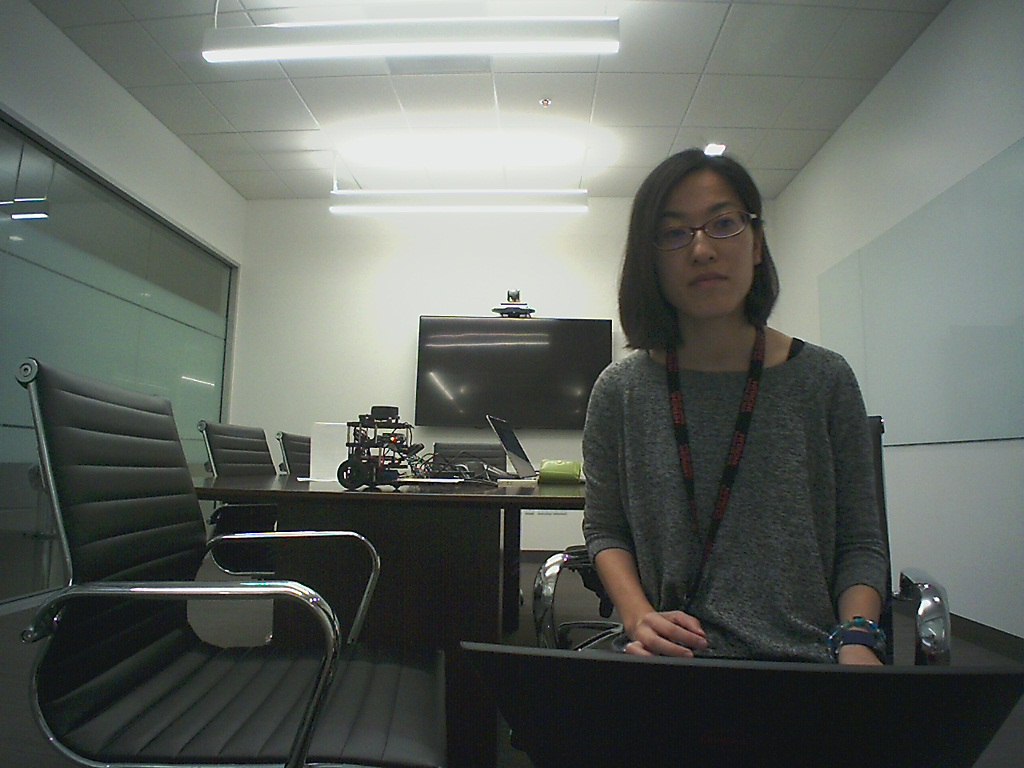
#> input picture Michiko/image.jpg, 1024 x 768 px
$ python masking.py --image Michiko/image.jpg
#> lines starting #> are read from the running program, lines starting #| are printed output that depends on the picture; after the words box and inside, x2 and y2 are one past the last pixel; in counts of white or black regions, pixels touching at a corner belong together
#!/usr/local/opt/python3/bin/python3
from __future__ import print_function
import argparse
import cv2
import numpy as np
import imutilsJG

ap = argparse.ArgumentParser()
ap.add_argument("-i", "--image", required = True, help = "Path to image")
args = vars(ap.parse_args())

image = cv2.imread(args["image"])
#> image is the input picture: shape (768, 1024, 3); mean B, G, R 97.1, 102.8, 97.4
cv2.imshow("Original", image)
cv2.waitKey(0)

mask = np.zeros(image.shape[:2], dtype="uint8")
(cX,cY) = (image.shape[1]//2, image.shape[0]//2)
#> cX = 512; cY = 384
cv2.rectangle(mask,(cX-75,cY-75), (cX+75, cY+75), 255, -1)
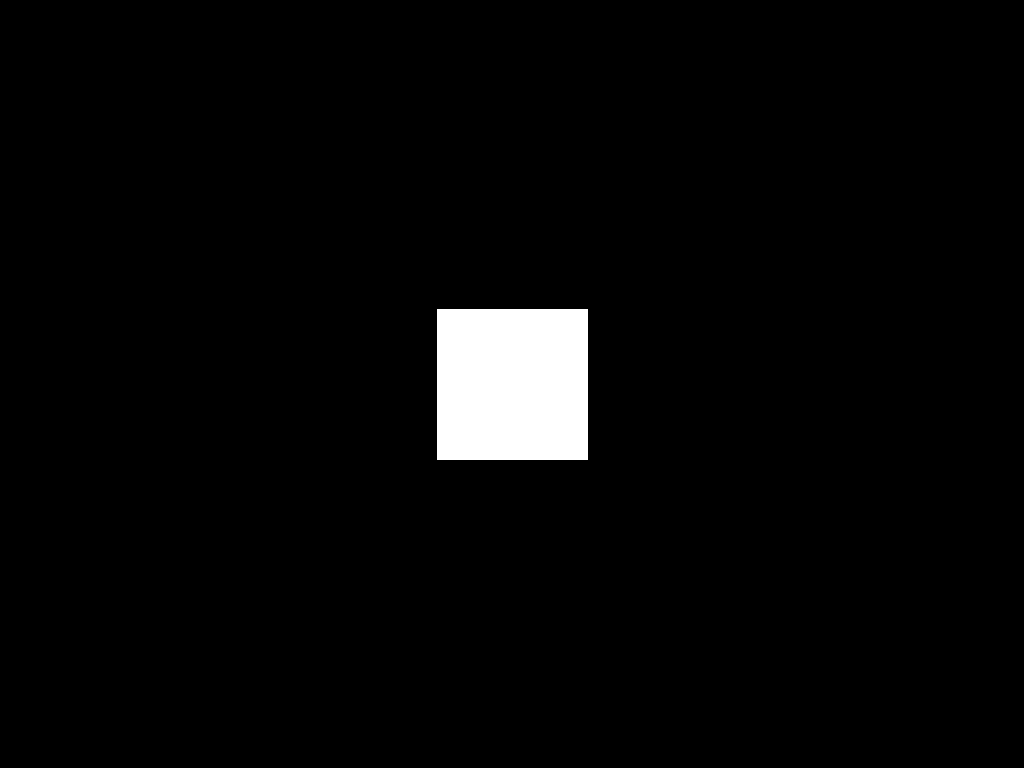
#> mask: shape (768, 1024); 2.9% white; 1 white region, box (x1, y1, x2, y2) and area: (437, 309, 588, 460) 22801
cv2.imshow("Mask", mask)
cv2.waitKey(0)

masked = cv2.bitwise_and(image, image, mask=mask)
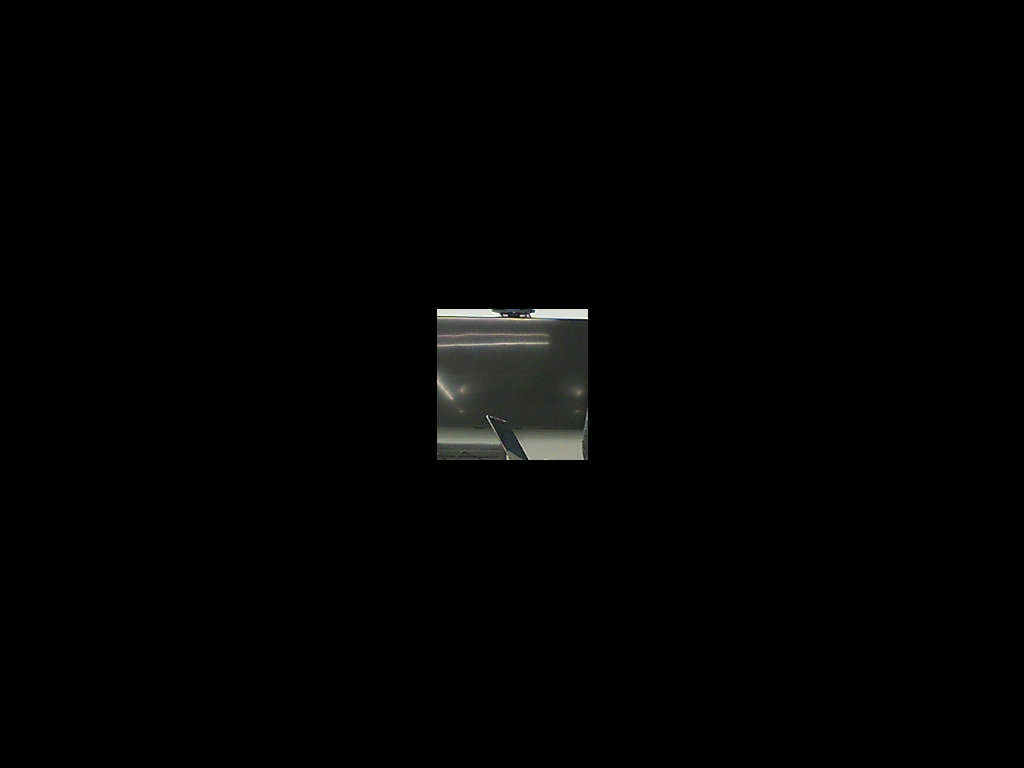
#> masked: shape (768, 1024, 3); mean B, G, R 2.2, 2.3, 2.3
cv2.imshow("Mask Applied to Image", masked)
cv2.waitKey(0)

mask = np.zeros(image.shape[:2], dtype="uint8")
cv2.circle(mask,(cX,cY),100, 255, -1)
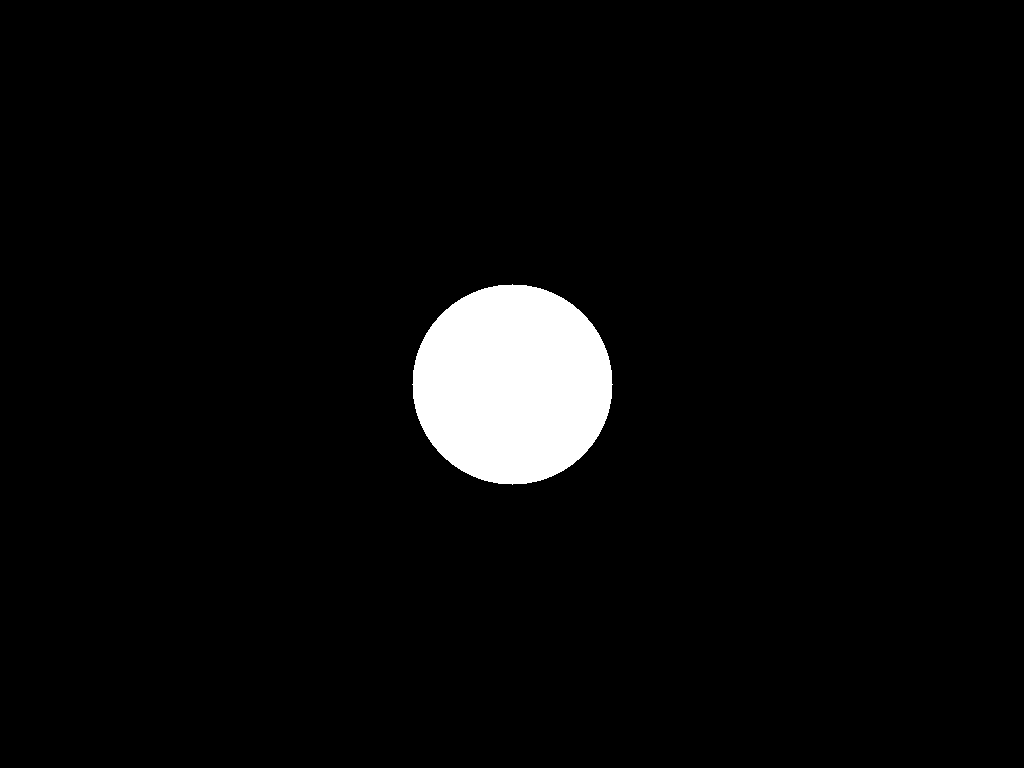
#> mask: shape (768, 1024); 4% white; 1 white region, box (x1, y1, x2, y2) and area: (412, 284, 613, 485) 31417
masked = cv2.bitwise_and(image, image, mask=mask)
cv2.imshow("Mask", mask)
cv2.waitKey(0)
cv2.imshow("Mask Applied to Image", masked)
cv2.waitKey(0)
